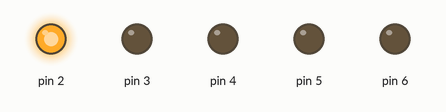
A sketch run on a simulated Arduino Uno, built with avr-gcc and run on an emulated ATmega328P. On the bench: output pins drawn as LEDs (lit = HIGH).

Above: at 0.05 s.
At 0.75 s:
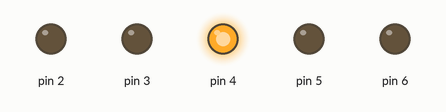
At 1.45 s:
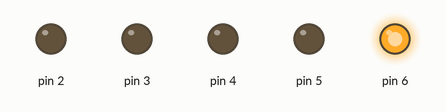
At 2.15 s:
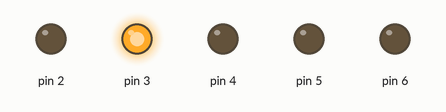
At 2.85 s:
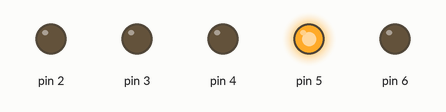
Timing chart, 0 to 3.1 s (numbered marks = the images above):
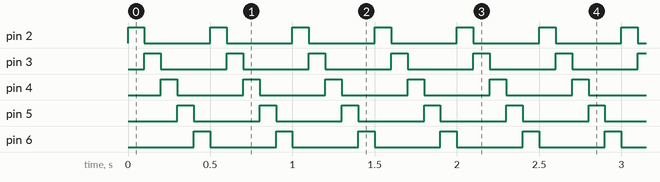

The sketch:

Tema_I_1_1.ino
```cpp
void setup() {
  pinMode(2, OUTPUT);
  pinMode(3, OUTPUT);
  pinMode(4, OUTPUT);
  pinMode(5, OUTPUT);
  pinMode(6, OUTPUT);

}

void loop() {

  for(int i=2;i<=6;i++){
     digitalWrite(i, HIGH);
  delay(100);
     digitalWrite(i, LOW);

}


}
```

Measured:
- by itself, pin 2–6: alternates HIGH for 0.10 s and LOW for 0.40 s
